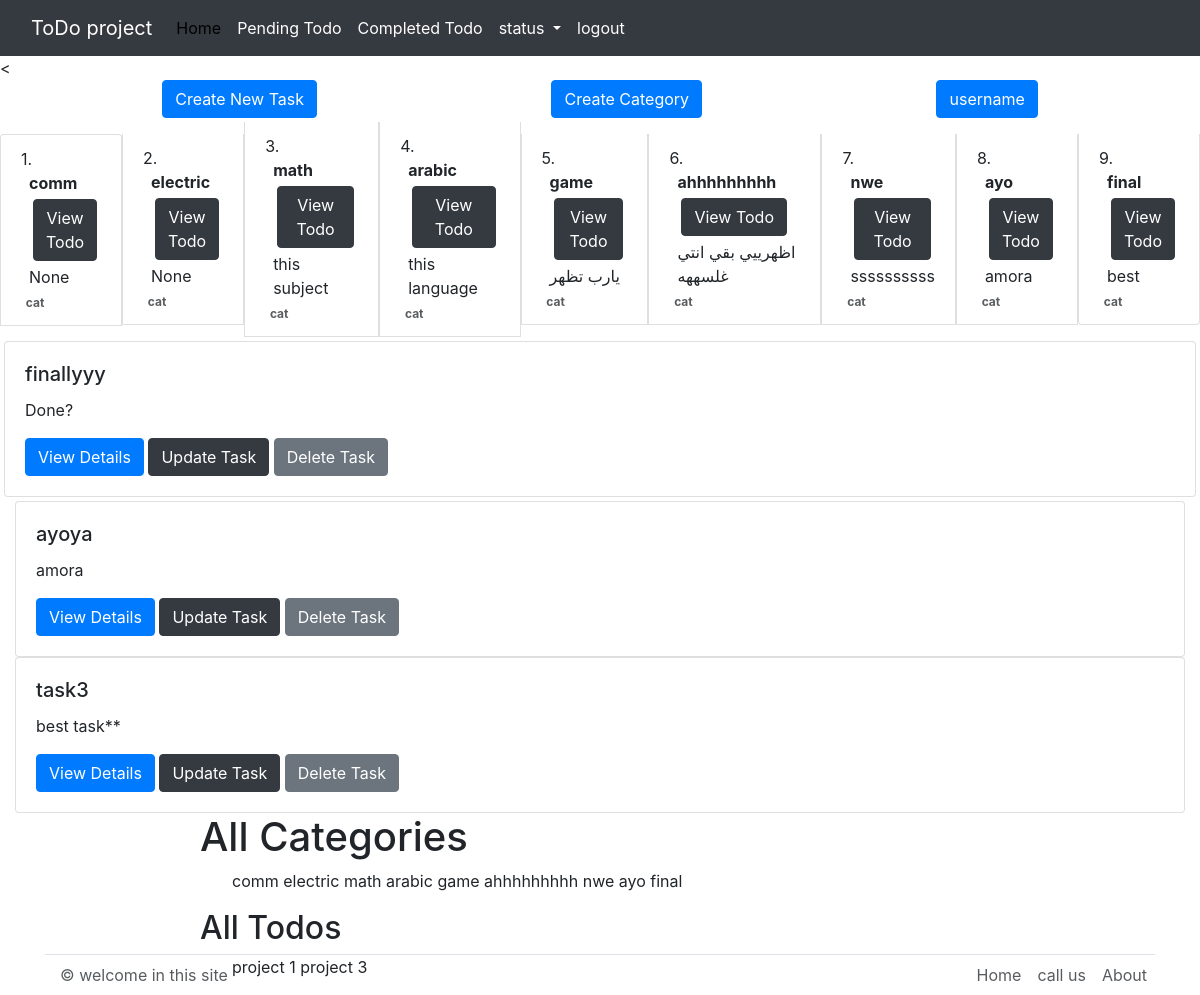
The app's page / (signed in) with its own data.
### main/models.py (models this page shows, shortened)
class Category(models.Model):
    name = models.CharField(max_length= 50 , unique=True)
    description = models.TextField(null = True , blank=True)

class Task(models.Model):
    STATUS_CHOICES = [
        ('PENDING' , 'PENDING'),
        ('IN PROGRESS' , 'IN PROGRESS'),
        ('COMPLETED' , 'COMPLETED'),
    ]
    title=models.CharField(max_length = 100)
    description = models.TextField()
    status = models.CharField(max_length = 12 , choices = STATUS_CHOICES , default = 'PENDING')
    priority = models.IntegerField(validators=[MinValueValidator(1) , MaxValueValidator(3)] ,null= True , blank= True)
    due_date = models.DateField(null= True , blank=True)
    created_at = models.DateTimeField(auto_now_add = True)
    updated_at = models.DateTimeField(auto_now_add = True)
    category= models.ForeignKey(Category ,on_delete=models.CASCADE)

class Todo(models.Model):
    name = models.CharField(max_length=100)
    description = models.TextField()
    deadline = models.DateField()
    category = models.ForeignKey(Category, on_delete=models.CASCADE)

### main/views.py (the view)
# urls.py: path('',index , name="home"),
@login_required
def index(request):
    todos = Todo.objects.all()
    tasks = Task.objects.all()
    categories = Category.objects.all()
    context = { 'tasks':tasks ,
                'categories' :categories,
                'todos': todos
                }
    return render(request , 'main/index.html',context)

### templates/main/index.html (shortened to what this page needs)
{% extends "main/components/base.html" %}
{% block content %}
<div class="container d-flex justify-content-around align-items-center">
    <a href="{% url 'createtodo' %}" class="btn btn-primary">Create New Task</a>
    <a href="{% url 'createcategory' %}" class="btn btn-primary"> Create Category</a>
<div>
    <a href="{% url 'register' %}" class="btn btn-primary"> username</a>
</div>
</div>
  <ol class="list-group  flex-row justify-content-around align-items-center mt-1 list-group-numbered">
    {% for cat in categories %}
      <li class="list-group-item  justify-content-between align-items-start">
        <div class="ms-2 me-auto">
          <div class="fw-bold">{{ cat.name }}</div>
          <a href="{% url 'cattodo' cat.id %}" class="btn btn-dark m-1" > View Todo </a>
         {{ cat.description }}
        </div>
        <span class="badge text-body-secondary rounded-pill">cat</span>
      </li>
      {% endfor %}
    </ol>
  <div class="row row-cols-1 p-1 row-cols-md-1 g-1">
    {% for task in  tasks %}
      {% if task.status == "PENDING"  %}
        <div class="col">
          <div class="card">
            <div class="card-body">
              <h5 class="card-title">{{task.title}}</h5>
              <p class="card-text">{{task.description}}</p>
              <a href='{%  url "detail" task.id  %}' class="btn btn-primary" > View Details </a>
              <a href='{%  url "update-task" task.id  %}' class="btn btn-dark" > Update Task </a>
              <button type="button" class="btn btn-secondary" data-bs-toggle="modal" data-bs-target="#staticBackdrop">
                Delete Task
              </button>
            </div>
          </div>
        </div>
        {% elif task.status == "IN PROGRESS"  %}
        <div class="col">
          <div class="card">
            <div class="card-body">
              <h5 class="card-title">{{task.title}}</h5>
              <p class="card-text">{{task.description}}</p>
              <a href='{%  url "detail" task.id  %}' class="btn btn-primary" > View Details </a>
              <a href='{%  url "update-task" task.id  %}' class="btn btn-dark" > Update Task </a>
              <button type="button" class="btn btn-secondary" data-bs-toggle="modal" data-bs-target="#staticBackdrop">
                Delete Task
              </button>
            </div>
          </div>
        </div>
        {% else %}
        <div class="col">
          <div class="card">
            <div class="card-body">
              <h5 class="card-title">{{task.title}}</h5>
              <p class="card-text">{{task.description}}</p>
              <a href='{%  url "detail" task.id  %}' class="btn btn-primary" > View Details </a>
              <a href='{%  url "update-task" task.id  %}' class="btn btn-dark" > Update Task </a>
              <button type="button" class="btn btn-secondary" data-bs-toggle="modal" data-bs-target="#staticBackdrop">
                Delete Task
              </button>
            </div>
          </div>
        </div>
        {% endif %}
            </div>
        {% endfor %}
  <div style="max-width: 800px; margin: 0 auto;">
    <h1>All Categories</h1>
    <ul>
        {% for category in categories %}
            {{ category.name }}
        {% endfor %}
    </ul>
    <h2>All Todos</h2>
    <ul>
        {% for todo in todos %}
           {{ todo.name }}
        {% endfor %}
    </ul>
</div>
{% endblock %}

### templates/main/components/base.html (shortened to what this page needs)
<!DOCTYPE html>
<html lang="en">
<head>
    <link rel="stylesheet" href="https://cdn.jsdelivr.net/npm/bootstrap@5.3.2/dist/css/bootstrap.min.css">
</head>
<body>
  {% include "main/components/navbar.html" %}
      {% block content %}
      {% endblock %}
  {% include "main/components/footer.html" %}
</body>
</html>

### templates/main/components/navbar.html (shortened to what this page needs)
<!DOCTYPE html>
<html lang="en">
<head>
    <link href="https://stackpath.bootstrapcdn.com/bootstrap/4.5.2/css/bootstrap.min.css" rel="stylesheet">
</head>
<body>
    <nav class="navbar navbar-expand-lg bg-dark">
        <div class="container-fluid">
            <a class="navbar-brand" href="#">ToDo project</a>
            <div class="collapse navbar-collapse" id="navbarSupportedContent">
                <ul class="navbar-nav mr-auto">
                    <li class="nav-item">
                        <a class="nav-link active" href="{% url 'home' %}">Home</a>
                    </li>
                    <li class="nav-item">
                        <a class="nav-link" href="{% url 'status' 'PENDING' %}">Pending Todo</a>
                    </li>
                    <li class="nav-item">
                        <a class="nav-link" href="{% url 'status' 'COMPLETED' %}">Completed Todo</a>
                    </li>
                    <li class="nav-item dropdown">
                        <a class="nav-link dropdown-toggle" href="#" id="navbarDropdown" role="button" data-toggle="dropdown" aria-haspopup="true" aria-expanded="false">
                            status
                        </a>
                    </li>
                    <li class="nav-item">
                        <a class="nav-link" href="{%url 'logout' %}"> logout</a>
                    </li>
                </ul>
            </div>
        </div>
    </nav>
</body>
</html>

### templates/main/components/footer.html
<div class="position-fixed bottom-0 wd ">
    <div class="container">
    <footer class="d-flex flex-wrap justify-content-between align-items-center py-0.5 my-0.5 border-top">
        <p class="col-md-3 mb-0 text-body-secondary">&copy; welcome in this site</p>
        <a href="/" class="col-md-4 d-flex align-items-center justify-content-center mb-0.5 mb-md-0 me-md-auto link-body-emphasis text-decoration-none">
            <svg class="bi me-2" width="3" height="3"><use xlink:href="#bootstrap"/></svg>
        </a>
        <ul class="nav col-md-0.2 justify-content-end">
            <li class="nav-item"><a href="#" class="nav-link px-2 text-body-secondary">Home</a></li>
            <li class="nav-item"><a href="#" class="nav-link px-2 text-body-secondary">call us</a></li>
            <li class="nav-item"><a href="#" class="nav-link px-2 text-body-secondary">About</a></li>
        </ul>
    </footer>
  </div>
  </div>

### templates/main/components/base.html (style rules this page uses)
.wd { width:100%; }

### templates/main/components/navbar.html (style rules this page uses)
.navbar { background-color: #9fb5ca; }
.navbar-brand, .nav-link { color: #fffdfd; }

### records on screen
Category: name "comm", description "None"
Category: name "electric", description "None"
Category: name "math", description "this subject"
Category: name "arabic", description "this language"
Category: name "game", description "يارب تظهر"
Category: name "ahhhhhhhhh", description "اظهرييي بقي انتي غلسههه"
Category: name "nwe", description "ssssssssss"
Category: name "ayo", description "amora"
Category: name "final", description "best"
Task: title "finallyyy", description "Done?"
Task: title "ayoya", description "amora"
Task: title "task3", description "best task**"
Todo: name "project 1"
Todo: name "project 3"
